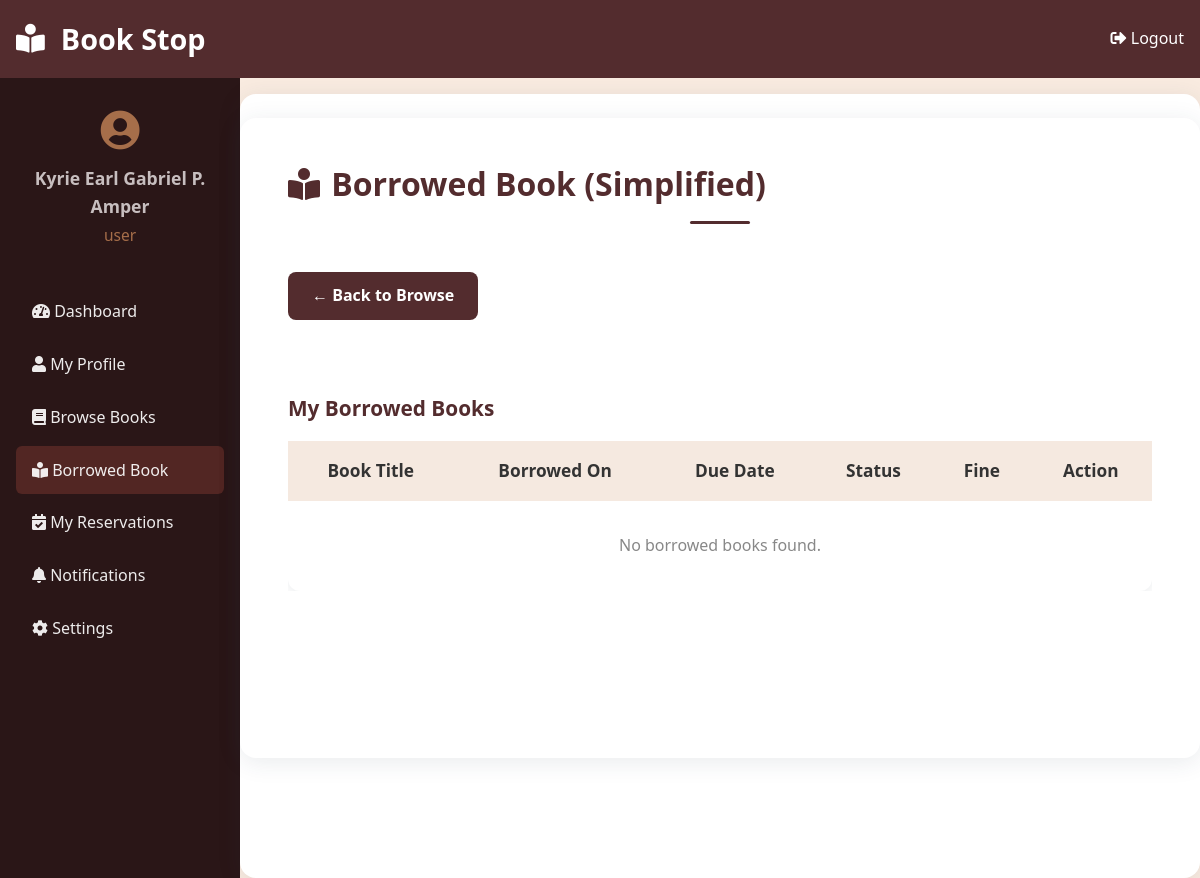
The page /borrow-book-simple.php (signed in) on the database as committed earlier.
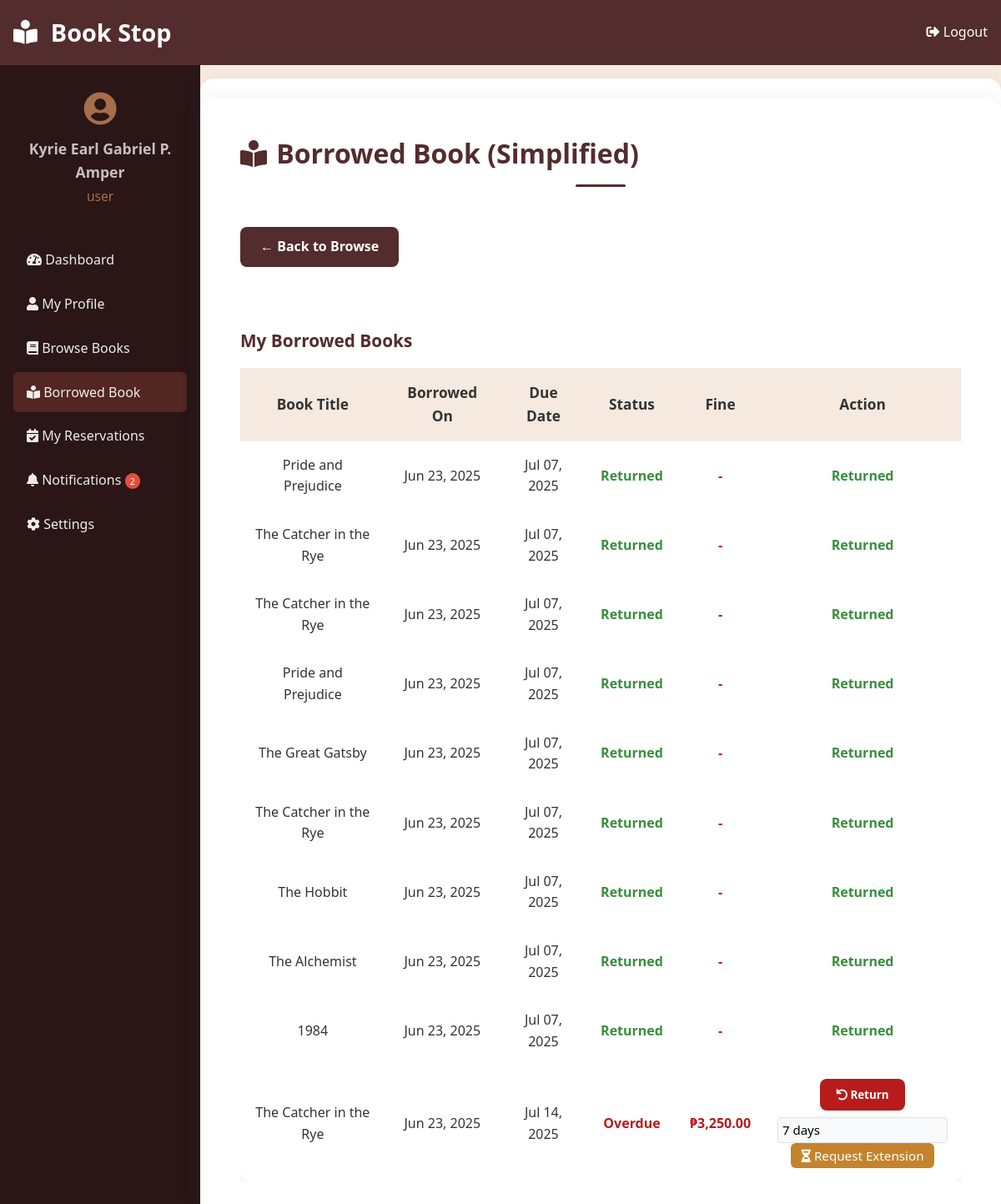
The same page on the database as committed later.
### tables this page shows
CREATE TABLE `borrow_records` (
  `borrow_id` int(11) NOT NULL,
  `user_id` int(11) DEFAULT NULL,
  `book_id` int(11) DEFAULT NULL,
  `borrow_date` date DEFAULT curdate(),
  `due_date` date DEFAULT NULL,
  `return_date` date DEFAULT NULL,
  `status` enum('borrowed','returned','overdue') DEFAULT 'borrowed',
  `fine_paid` float DEFAULT 0,
  `fine_paid_date` datetime DEFAULT NULL
);

CREATE TABLE `books` (
  `book_id` int(11) NOT NULL,
  `title` varchar(150) NOT NULL,
  `author` varchar(100) DEFAULT NULL,
  `category` varchar(50) DEFAULT NULL,
  `isbn` varchar(20) DEFAULT NULL,
  `total_copies` int(11) DEFAULT 1,
  `book_fine` int(11) NOT NULL,
  `available_copies` int(11) DEFAULT 1,
  `published_year` year(4) DEFAULT NULL,
  `cover_image` varchar(255) DEFAULT NULL,
  `is_ebook` tinyint(1) DEFAULT 0,
  `ebook_file` varchar(255) DEFAULT NULL,
  `description` text DEFAULT NULL,
  `published_date` date DEFAULT NULL
);

### borrow-book-simple.php (the view, shortened to what the changed rows need)
<?php
require_once 'config.php';
$user_id = (int)$_SESSION['user_id'];
$stmt = $conn->prepare("SELECT COUNT(*) as count FROM notifications WHERE user_id = ? AND is_read = 0");
$stmt->bind_param("i", $user_id);
$stmt->execute();
$result = $stmt->get_result();
$unread_notifications = $result->fetch_assoc()['count'];
?>
<!DOCTYPE html>
<html lang="en">
<head>
    <link rel="stylesheet" href="style.css">
    <link rel="stylesheet" href="https://cdnjs.cloudflare.com/ajax/libs/font-awesome/5.15.4/css/all.min.css">
</head>
<body>
    <header class="dashboard-header">
        <h1><i class="fas fa-book-reader"></i> <a href="student_page.php" class="home-btn" style="color:inherit;text-decoration:none;">Book Stop</a></h1>
    </header>
    <div class="dashboard-layout">
        <div class="dashboard-sidebar">
            <nav>
                <ul class="sidebar-menu">
                    <li><a href="notifications.php" class="nav-link"><i class="fas fa-bell"></i> Notifications <?php if ($unread_notifications > 0): ?><span style="background:#e74c3c;color:#fff;padding:2px 6px;border-radius:10px;font-size:0.7rem;"><?= $unread_notifications ?></span><?php endif; ?></a></li>
                </ul>
            </nav>
        </div>
        <div class="dashboard-main">
            <div class="borrow-container">
                <h2 style="margin-bottom:1.5rem; color:#532c2e; display:flex; align-items:center; gap:0.7rem;">
                    <i class="fas fa-book-reader"></i> Borrowed Book (Simplified)
                </h2>
                <div style="margin:2.5rem auto 0 auto; max-width: 1200px; width: 100%;">
                    <div style="overflow-x:auto;">
                        <table class="reservation-table" style="width:100%; background:#fff; border-radius:12px; box-shadow:0 2px 12px rgba(44,62,80,0.10); border-collapse:separate; border-spacing:0;">
                            <thead>
                                <tr style="background:#f5e9e0;">
                                    <th style="padding:1rem; text-align:center; font-size:1.08rem;">Book Title</th>
                                    <th style="padding:1rem; text-align:center; font-size:1.08rem;">Borrowed On</th>
                                    <th style="padding:1rem; text-align:center; font-size:1.08rem;">Due Date</th>
                                    <th style="padding:1rem; text-align:center; font-size:1.08rem;">Status</th>
                                    <th style="padding:1rem; text-align:center; font-size:1.08rem;">Fine</th>
                                    <th style="padding:1rem; text-align:center; font-size:1.08rem;">Action</th>
                                </tr>
                            </thead>
                            <tbody>
                <?php
                $stmt = $conn->prepare("SELECT b.title, br.borrow_date, br.due_date, br.return_date, b.book_fine, br.borrow_id, br.fine_paid
                    FROM borrow_records br
                    JOIN books b ON br.book_id = b.book_id
                    WHERE br.user_id = ?
                    ORDER BY br.borrow_date DESC");
                $stmt->bind_param("i", $user_id);
                $stmt->execute();
                $result = $stmt->get_result();
                if ($result && $result->num_rows > 0) {
                    while ($row = $result->fetch_assoc()) {
                        $status = $row['return_date'] ? 'Returned' : (strtotime($row['due_date']) < time() ? 'Overdue' : 'Borrowed');
                        $status_color = $row['return_date'] ? '#388e3c' : (strtotime($row['due_date']) < time() ? '#b71c1c' : '#C5832B');
                        $fine = '-';
                        if (!$row['return_date'] && strtotime($row['due_date']) < time() && $row['book_fine'] > 0) {
                            $days_overdue = (new DateTime())->diff(new DateTime($row['due_date']))->days;
                            $fine = '₱' . number_format($days_overdue * $row['book_fine'], 2);
                        } elseif ($row['return_date'] && strtotime($row['due_date']) < strtotime($row['return_date']) && $row['book_fine'] > 0) {
                            $days_overdue = (new DateTime($row['return_date']))->diff(new DateTime($row['due_date']))->days;
                            $fine = '₱' . number_format($days_overdue * $row['book_fine'], 2);
                        }
                        echo "<tr style='border-bottom:1px solid #f0e6db;'>";
                        echo "<td style='padding:1rem; text-align:center;'>" . htmlspecialchars($row['title']) . "</td>";
                        echo "<td style='padding:1rem; text-align:center;'>" . htmlspecialchars(date('M d, Y', strtotime($row['borrow_date']))) . "</td>";
                        echo "<td style='padding:1rem; text-align:center;'>" . htmlspecialchars(date('M d, Y', strtotime($row['due_date']))) . "</td>";
                        echo "<td style='padding:1rem; color: $status_color; font-weight:600; text-align:center;'>" . $status . "</td>";
                        echo "<td style='padding:1rem; text-align:center; color:#b71c1c; font-weight:600;'>" . $fine . "</td>";
                        if (!$row['return_date']) {
                            echo "<td style='padding:1rem; text-align:center;'>
                                <form method='post' action='return-book.php' style='display:inline;'>
                                    <input type='hidden' name='borrow_id' value='" . $row['borrow_id'] . "'>
                                    <button type='submit' class='return-btn' onclick='return confirm(\"Return this book?\")'>
                                        <i class='fas fa-undo'></i> Return
                                    </button>
                                </form>";
                            $ext_stmt = $conn->prepare("SELECT * FROM extension_requests WHERE user_id = ? AND book_id = (SELECT book_id FROM borrow_records WHERE borrow_id = ?) AND status = 'pending'");
                            $ext_stmt->bind_param("ii", $user_id, $row['borrow_id']);
                            $ext_stmt->execute();
                            $already_requested = $ext_stmt->get_result()->num_rows > 0;
                            if ($already_requested) {
                                echo "<br><span style='display:inline-block;margin-top:0.5rem;padding:0.3rem 0.8rem;font-size:0.95rem;background:#f5e9e0;color:#b71c1c;border-radius:6px;'>
                                        <i class='fas fa-hourglass-half'></i> Extension Requested
                                    </span>";
                            } else {
                                echo "<br><form method='post' style='display:inline-block;margin-top:0.5rem;'>";
                                echo "<select name='extension_days' style='padding:0.3rem;margin-right:0.5rem;border-radius:4px;'>";
                                echo "<option value='7'>7 days</option>";
                                echo "</select>";
                                echo "<button type='submit' name='request_extension' style='background:#C5832B;color:#fff;padding:0.3rem 0.8rem;font-size:0.95rem;border-radius:6px;border:none;cursor:pointer;'>
                                        <i class='fas fa-hourglass-half'></i> Request Extension
                                    </button>";
                                echo "</form>";
                            }
                            echo "</td>";
                        } else {
                            echo "<td style='padding:1rem; text-align:center; color:#388e3c; font-weight:600;'>Returned</td>";
                        }
                        echo "</tr>";
                    }
                } else {
                    echo "<tr><td colspan='6' style='padding:2rem; text-align:center; color:#888;'>No borrowed books found.</td></tr>";
                }
                ?>
                            </tbody>
                        </table>
                    </div>
                </div>
            </div>
        </div>
    </div>
</body>
</html>

Rows that differ between the two databases and show on the page:
added borrow_records: book.title "Pride and Prejudice", borrow_date "Jun 23, 2025", due_date "Jul 07, 2025", return_date "Returned", fine "-"
added borrow_records: book.title "The Catcher in the Rye", borrow_date "Jun 23, 2025", due_date "Jul 07, 2025", return_date "Returned", fine "-"
added borrow_records: book.title "The Catcher in the Rye", borrow_date "Jun 23, 2025", due_date "Jul 07, 2025", return_date "Returned", fine "-"
added borrow_records: book.title "Pride and Prejudice", borrow_date "Jun 23, 2025", due_date "Jul 07, 2025", return_date "Returned", fine "-"
added borrow_records: book.title "The Great Gatsby", borrow_date "Jun 23, 2025", due_date "Jul 07, 2025", return_date "Returned", fine "-"
added borrow_records: book.title "The Catcher in the Rye", borrow_date "Jun 23, 2025", due_date "Jul 07, 2025", return_date "Returned", fine "-"
added borrow_records: book.title "The Hobbit", borrow_date "Jun 23, 2025", due_date "Jul 07, 2025", return_date "Returned", fine "-"
added borrow_records: book.title "The Alchemist", borrow_date "Jun 23, 2025", due_date "Jul 07, 2025", return_date "Returned", fine "-"
added borrow_records: book.title "1984", borrow_date "Jun 23, 2025", due_date "Jul 07, 2025", return_date "Returned", fine "-"
added borrow_records: book.title "The Catcher in the Rye", borrow_date "Jun 23, 2025", due_date "Jul 14, 2025", status "Overdue", due_date.book_fine "₱3,250.00"
Other text that changed with them:
$unread_notifications: (not shown) → "2"
text no longer shown: "No borrowed books found."
